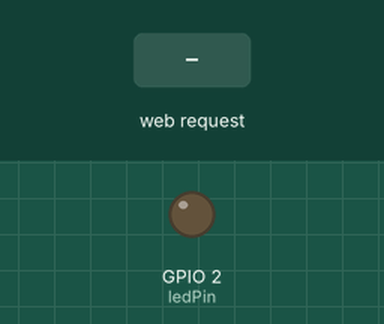
This sketch was run on a simulated ESP8266 (Wemos D1 mini). On the bench: output pins drawn as LEDs (lit = HIGH). The test bench sets the inputs (shaded band). WiFi joins after 1.5 s; servers stay silent unless stated; what the sketch prints to the serial monitor is not drawn.

Above: at 2.7 s.
2.8 s: HTTP request GET /LED=ON received
At 3.1 s:
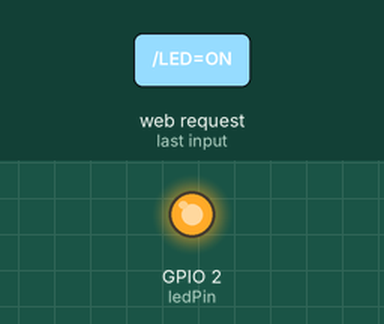
4.3 s: HTTP request GET /LED=OFF received
At 5.4 s:
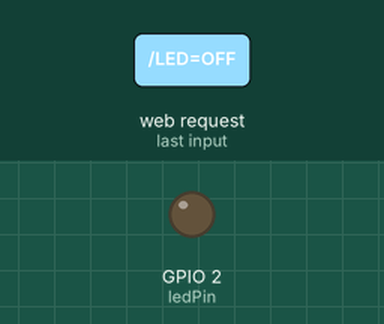
Timing chart, 0 to 7.3 s (numbered marks = the images above; inputs shaded):
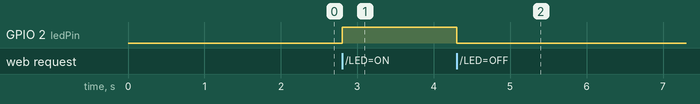

The sketch:

wemos_wifi_connect_3.ino
```cpp
/*
 *Since I have covered the last part of this tutorial in the
 *previous one I have done a bulk amount of code. Keep in mind
 *the code looks a little different but does the same job.
 *Lets hit the issues I have found while doing this tutorial.
 *It took a good bit of work to set the port forwarding up
 *and will admit that after a lot of fustration figured out
 *that the board needs to running and connected to the wifi
 *before you go online to check if the port is open. You can
 *use http://ping.eu/port-chk/ to find out if your required
 *port is available. Second issue I came across is that
 *sometimes my board disconnects from the net by itself. I
 *have seen that other people have come across this issue
 *and I am still trying to get a clear answer as to why it
 *does. Happy coding any issues please open a tcket on GITHUB
 *and I will get back to you with in a 3 day window.
 */
#include <ESP8266WiFi.h>

const char* ssid = "Your ssid here";//Declare ssid and use your
//ssid name here for the router that is connect to the internet.
const char* pass = "Your wifi paasword here";//Declared pass.
//Enter your wifi password in here.

int ledPin = BUILTIN_LED;//Declare the GPIO for the LED. In this
//case I am using the LED on the board to save me the hassle of
//making up a circuit on a breadboard since I am sure you already
//know how to do that.

WiFiServer server(8080); //Initializing a port between 1000-65535

void setup()
{
  Serial.begin(115200);//Start the serial monitor and set baud rate.
  delay(50);//I added a delay so that the serial monitor had time
  //to start up.

  //Printing on the serial monitor.
  Serial.println();
  Serial.println();
  Serial.print("Connecting to: ");
  Serial.println(ssid);

  WiFi.begin(ssid, pass);//Conneting to the wifi using the ssid &
  //pass that we declared earlier.

  //Check to make sure that the WeMos is connecting to the wifi.
  //for as long as it has not either completed or will no connect
  //to the wifi it will run in the while loop.
  while (WiFi.status() != WL_CONNECTED)
  {
    delay(500);
    Serial.print(".");
  }
  Serial.println("");
  Serial.println("WiFi connected!");

  //Set the digital pin and then set the LED to off.
  pinMode(ledPin, OUTPUT);
  digitalWrite(ledPin, LOW);

  // Start the server
  server.begin();
  Serial.println("Server started");

  // Print the IP address
  Serial.print("Use this URL : ");
  Serial.print("http://");
  Serial.print(WiFi.localIP());
  Serial.println("/");
}

void loop()
{
  // Check if a client has connected
  WiFiClient client = server.available();
  if (!client)
  {
    return;
  }

  // Wait until the client sends some data
  Serial.println("new client");
  while(!client.available())
  {
    delay(1);
  }

  // Read the first line of the request
  String request = client.readStringUntil('\r');
  Serial.println(request);
  client.flush();

  // Match the request

  int value = LOW;
  if (request.indexOf("/LED=ON") != -1)
  {
    digitalWrite(ledPin, HIGH);
    value = HIGH;
  }
  if (request.indexOf("/LED=OFF") != -1)
  {
    digitalWrite(ledPin, LOW);
    value = LOW;
  }


  // Return the response
  client.println("HTTP/1.1 200 OK");
  client.println("Content-Type: text/html");
  client.println(""); //  do not forget this one
  client.println("<!DOCTYPE HTML>");
  client.println("<html>");

  client.print("Led pin is now: ");

  if(value == HIGH)
  {
    client.print("On");
  }
  else
  {
    client.print("Off");
  }
  client.println("<br><br>");
  client.println("Click <a href=\"/LED=ON\">here</a> turn the LED on pin 5 ON<br>");
  client.println("Click <a href=\"/LED=OFF\">here</a> turn the LED on pin 5 OFF<br>");
  client.println("</html>");

  delay(1);
  Serial.println("Client disconnected");
  Serial.println("");
}
```

Measured:
- after the input at 2.8 s, GPIO 2 (ledPin): LOW → HIGH at once
- after the input at 4.3 s, GPIO 2 (ledPin): HIGH → LOW at once
